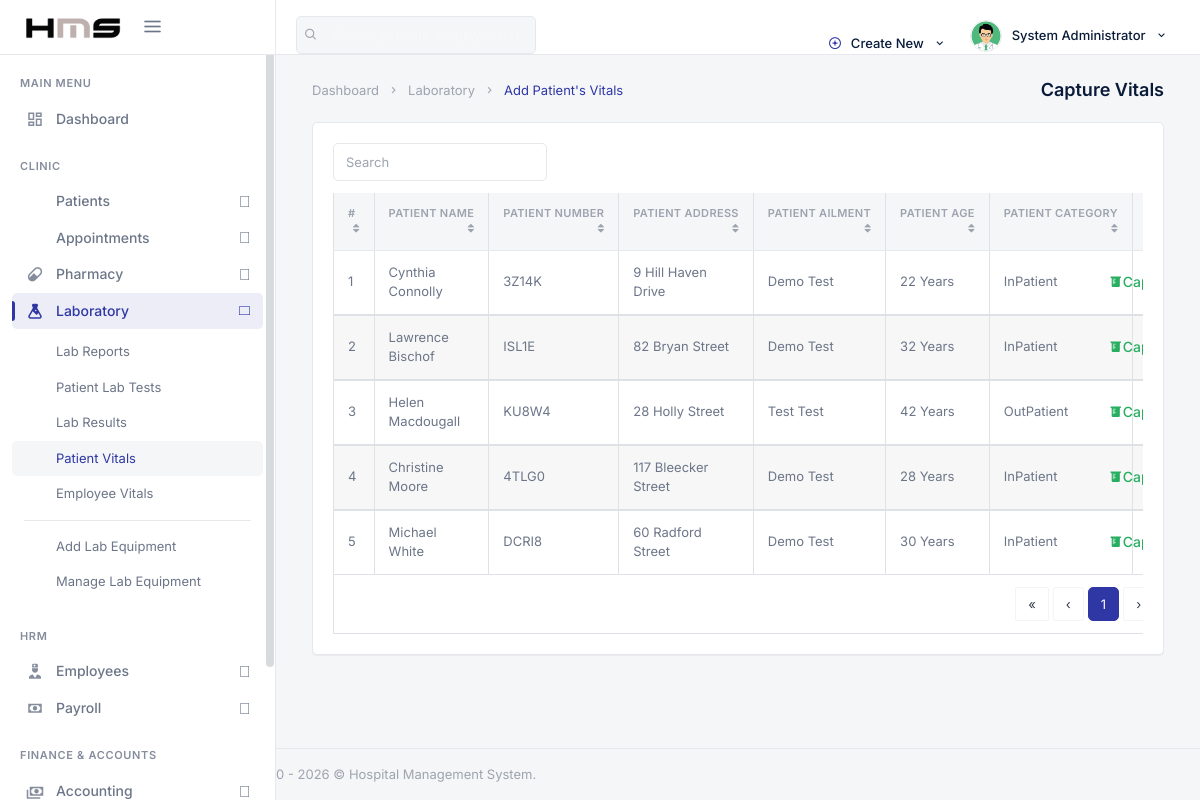
Page /backend/admin/his_admin_patient_lab_vitals.php (signed in) on the committed database.
### tables this page shows
CREATE TABLE `his_admin` (
  `ad_id` int(20) NOT NULL,
  `ad_fname` varchar(200) DEFAULT NULL,
  `ad_lname` varchar(200) DEFAULT NULL,
  `ad_email` varchar(200) DEFAULT NULL,
  `ad_pwd` varchar(200) DEFAULT NULL,
  `ad_dpic` varchar(200) DEFAULT NULL
);

CREATE TABLE `his_patients` (
  `pat_id` int(20) NOT NULL,
  `pat_fname` varchar(200) DEFAULT NULL,
  `pat_lname` varchar(200) DEFAULT NULL,
  `pat_sex` varchar(20) DEFAULT NULL,
  `pat_marital_status` varchar(40) DEFAULT NULL,
  `pat_religion` varchar(80) DEFAULT NULL,
  `pat_reg_hour` time DEFAULT NULL,
  `pat_dob` varchar(200) DEFAULT NULL,
  `pat_age` varchar(200) DEFAULT NULL,
  `pat_number` varchar(200) DEFAULT NULL,
  `pat_addr` varchar(200) DEFAULT NULL,
  `pat_village` varchar(200) DEFAULT NULL,
  `pat_division` varchar(200) DEFAULT NULL,
  `pat_subdivision` varchar(200) DEFAULT NULL,
  `pat_blood_group` varchar(10) DEFAULT NULL,
  `pat_phone` varchar(200) DEFAULT NULL,
  `pat_email` varchar(200) DEFAULT NULL,
  `pat_emergency_name` varchar(200) DEFAULT NULL,
  `pat_emergency_phone` varchar(40) DEFAULT NULL,
  `pat_type` varchar(200) DEFAULT NULL,
  `pat_date_joined` timestamp(6) NOT NULL DEFAULT CURRENT_TIMESTAMP(6) ON UPDATE CURRENT_TIMESTAMP(6),
  `pat_ailment` varchar(200) DEFAULT NULL,
  `pat_discharge_status` varchar(200) DEFAULT NULL
);

### backend/security.php (called while the page is built, shortened)
<?php
function escape_output($string) {
    return htmlspecialchars((string) $string, ENT_QUOTES, 'UTF-8');
}

### backend/admin/his_admin_patient_lab_vitals.php (the view, shortened to what this page needs)
<?php
  include('../config.php');
    include('../security.php');
?>
<!DOCTYPE html>
<html lang="en">
<?php include('assets/inc/head.php');?>
    <body>
        <div id="wrapper">
                <?php include('assets/inc/nav.php');?>
                <?php include("assets/inc/sidebar.php");?>
            <div class="content-page">
                <div class="content">
                    <div class="container-fluid">
                        <div class="row">
                            <div class="col-12">
                                <div class="page-title-box">
                                    <div class="page-title-right">
                                        <ol class="breadcrumb m-0">
                                            <li class="breadcrumb-item"><a href="javascript: void(0);">Dashboard</a></li>
                                            <li class="breadcrumb-item"><a href="javascript: void(0);">Laboratory</a></li>
                                            <li class="breadcrumb-item active">Add Patient's Vitals</li>
                                        </ol>
                                    </div>
                                    <h4 class="page-title">Capture Vitals</h4>
                                </div>
                            </div>
                        </div>
                        <div class="row">
                            <div class="col-12">
                                <div class="card-box">
                                    <div class="mb-2">
                                        <div class="row">
                                            <div class="col-12 text-sm-center form-inline" >
                                                <div class="form-group">
                                                    <input id="demo-foo-search" type="text" placeholder="Search" class="form-control form-control-sm" autocomplete="on">
                                                </div>
                                            </div>
                                        </div>
                                    </div>
                                    <div class="table-responsive">
                                        <table id="demo-foo-filtering" class="table table-bordered toggle-circle mb-0" data-page-size="7">
                                            <thead>
                                            <tr>
                                                <th>#</th>
                                                <th data-toggle="true">Patient Name</th>
                                                <th data-hide="phone">Patient Number</th>
                                                <th data-hide="phone">Patient Address</th>
                                                <th data-hide="phone">Patient Ailment</th>
                                                <th data-hide="phone">Patient Age</th>
                                                <th data-hide="phone">Patient Category</th>
                                                <th data-hide="phone">Action</th>
                                            </tr>
                                            </thead>
                                            <?php
                                                $ret="SELECT * FROM  his_patients ORDER BY RAND() ";
                                                $stmt= $mysqli->prepare($ret) ;
                                                $stmt->execute() ;
                                                $res=$stmt->get_result();
                                                $cnt=1;
                                                while($row=$res->fetch_object())
                                                {
                                            ?>
                                                <tbody>
                                                <tr>
                                                    <td><?php echo escape_output($cnt); ?></td>
                                                    <td><?php echo escape_output($row->pat_fname); ?> <?php echo escape_output($row->pat_lname); ?></td>
                                                    <td><?php echo escape_output($row->pat_number); ?></td>
                                                    <td><?php echo escape_output($row->pat_addr); ?></td>
                                                    <td><?php echo escape_output($row->pat_ailment); ?></td>
                                                    <td><?php echo escape_output($row->pat_age); ?> Years</td>
                                                    <td><?php echo escape_output($row->pat_type); ?></td>
                                                    <td><a href="his_admin_add_single_patient_vitals.php?pat_number=<?php echo escape_output($row->pat_number); ?>" class="badge badge-success"><i class="mdi mdi-beaker "></i> Capture Vitals</a></td>
                                                </tr>
                                                </tbody>
                                            <?php  $cnt = $cnt +1 ; }?>
                                            <tfoot>
                                            <tr class="active">
                                                <td colspan="8">
                                                    <div class="text-right">
                                                        <ul class="pagination pagination-rounded justify-content-end footable-pagination m-t-10 mb-0"></ul>
                                                    </div>
                                                </td>
                                            </tr>
                                            </tfoot>
                                        </table>
                                    </div>
                                </div>
                            </div>
                        </div>
                    </div>
                </div>
                 <?php include('assets/inc/footer.php');?>
            </div>
        </div>
    </body>
</html>

### backend/admin/assets/inc/nav.php (shortened to what this page needs)
<?php
    $aid=$_SESSION['ad_id'];
    $ret="select * from his_admin where ad_id=?";
    $stmt= $mysqli->prepare($ret);
    $stmt->bind_param('i',$aid);
    $stmt->execute();
    $res=$stmt->get_result();
    while($row=$res->fetch_object())
    {
?>
    <div class="navbar-custom">
        <ul class="list-unstyled topnav-menu topnav-menu-left m-0">
            <li class="d-none d-lg-block">
                <form class="app-search" autocomplete="off">
                    <div class="app-search-box">
                        <button class="btn" type="button"><i class="fe-search"></i></button>
                        <input type="text" class="form-control" placeholder="Search patients, employees, records…">
                    </div>
                </form>
            </li>
        </ul>
        <div class="logo-box bg-black">
            <a href="his_admin_dashboard.php" class="logo text-center">
                <span class="logo-lg">
                    <img src="assets/images/logo-dark.png" alt="HMS" height="22">
                </span>
            </a>
            <button class="button-menu-mobile">
                <i class="fe-menu"></i>
            </button>
        </div>
        <ul class="list-unstyled topnav-menu float-right mb-0">
            <li class="dropdown notification-list d-none d-lg-block">
                <a class="nav-link dropdown-toggle waves-effect waves-light" data-toggle="dropdown" href="#" role="button" aria-haspopup="false" aria-expanded="false">
                    <i class="fe-plus-circle mr-1" style="color: var(--hms-primary);"></i>
                    Create New
                    <i class="mdi mdi-chevron-down ml-1"></i>
                </a>
            </li>
            <li class="dropdown notification-list">
                <a class="nav-link dropdown-toggle nav-user mr-0 waves-effect waves-light" data-toggle="dropdown" href="#" role="button" aria-haspopup="false" aria-expanded="false">
                    <img src="assets/images/users/<?php echo escape_output($row->ad_dpic); ?>" alt="User" class="rounded-circle">
                    <span class="pro-user-name ml-1 d-none d-lg-inline">
                        <?php echo escape_output($row->ad_fname); ?> <?php echo escape_output($row->ad_lname); ?>
                        <i class="mdi mdi-chevron-down ml-1"></i>
                    </span>
                </a>
            </li>
        </ul>
    </div>
<?php }?>

### rows in the picture
his_admin: ad_dpic (picture), ad_fname "System", ad_lname "Administrator"
his_patients: pat_fname "Cynthia", pat_lname "Connolly", pat_number "3Z14K", pat_addr "9 Hill Haven Drive", pat_ailment "Demo Test", pat_age "22", pat_type "InPatient"
his_patients: cnt "2", pat_fname "Lawrence", pat_lname "Bischof", pat_number "ISL1E", pat_addr "82 Bryan Street", pat_ailment "Demo Test", pat_age "32", pat_type "InPatient"
his_patients: cnt "3", pat_fname "Helen", pat_lname "Macdougall", pat_number "KU8W4", pat_addr "28 Holly Street", pat_ailment "Test Test", pat_age "42", pat_type "OutPatient"
his_patients: cnt "4", pat_fname "Christine", pat_lname "Moore", pat_number "4TLG0", pat_addr "117 Bleecker Street", pat_ailment "Demo Test", pat_age "28", pat_type "InPatient"
his_patients: cnt "5", pat_fname "Michael", pat_lname "White", pat_number "DCRI8", pat_addr "60 Radford Street", pat_ailment "Demo Test", pat_age "30", pat_type "InPatient"
